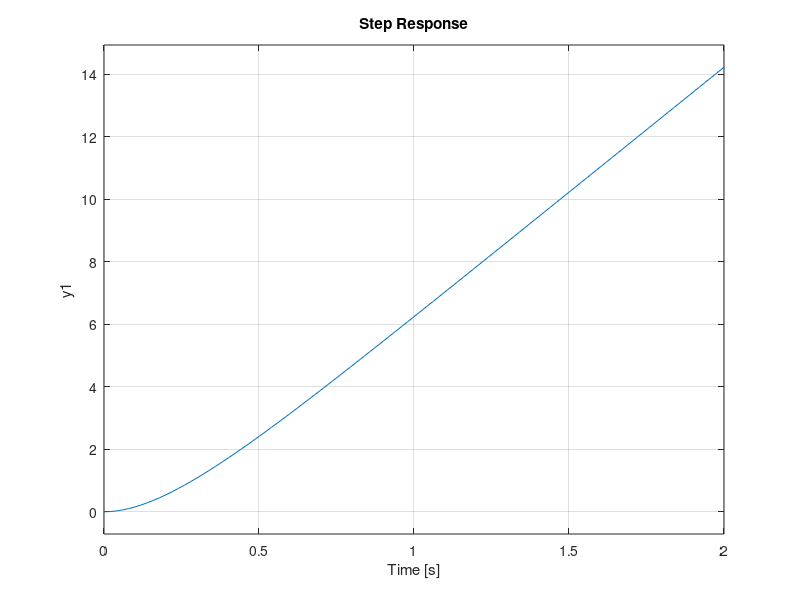

MATLAB code to generate this figure:
close all, clear all, clc
%% Example from lecture with Lei
%% Define parameters
J = 0.1;
k = 3.6;
d = 0.45;

%% Create model
Gp = tf([k],[J d 0])

step(Gp)

% Calculate parameters
omega = 10;
Zeta = 0.9;
omega2  = 10;

r0 = (2*J*Zeta*omega+J*omega2-d)/J
s0 = omega^2*omega2*J/k
s1 = (2*J^2*Zeta*omega*omega2+J^2*omega^2-2*J*Zeta*d*omega-J*d*omega2+d^2)/(J*k)